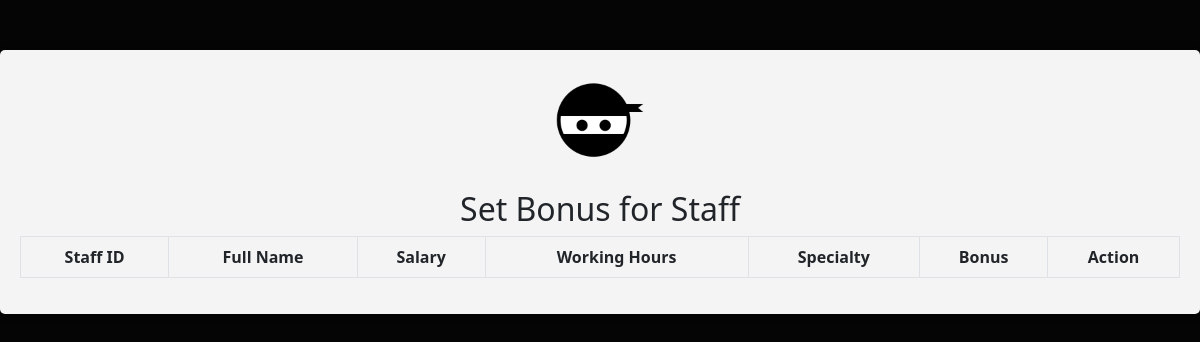
Page /manager/setbonus.php on the earlier database version.
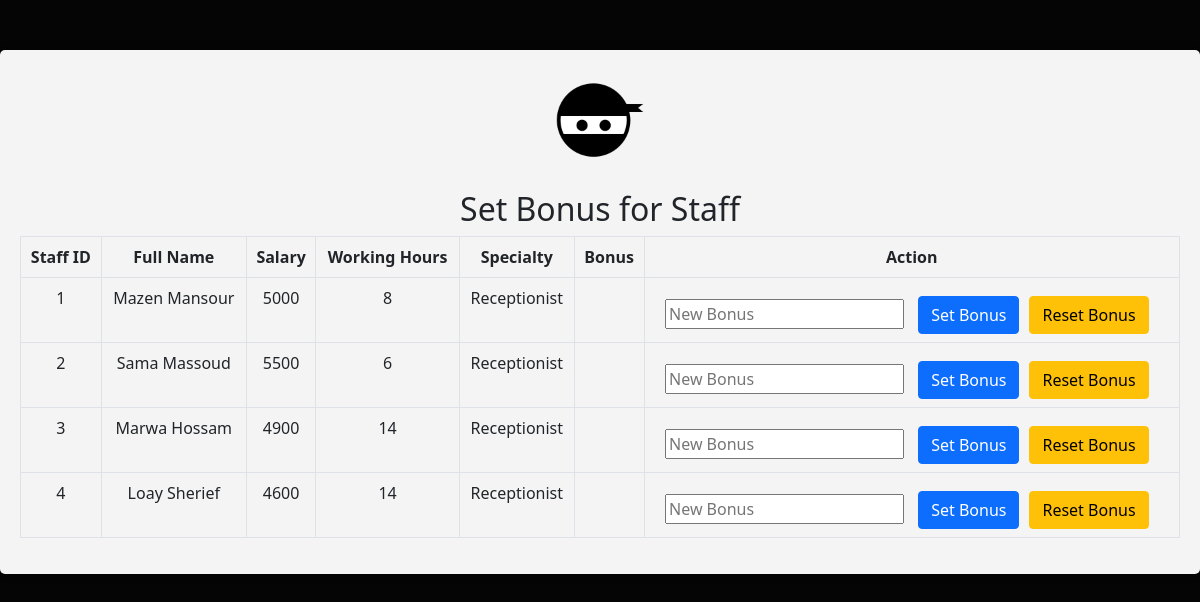
Same page on the later database version.
### tables this page shows
CREATE TABLE `staff` (
  `staff_ID` int(20) NOT NULL,
  `FName` varchar(30) DEFAULT NULL,
  `LName` varchar(20) DEFAULT NULL,
  `age` int(3) DEFAULT NULL,
  `phone_number` int(40) DEFAULT NULL,
  `position` varchar(20) DEFAULT NULL,
  `salary` int(250) DEFAULT NULL,
  `working_hours` int(30) DEFAULT NULL,
  `bonus` int(20) DEFAULT NULL,
  `manager_ID` int(20) NOT NULL,
  `username` varchar(20) NOT NULL,
  `roomservice_ID` int(20) DEFAULT NULL
);

### manager/setbonus.php (the view, shortened to what this page needs)
<?php include '../tools/connection.php'; ?>
<!DOCTYPE html>
<html lang="en">
<head>
    <link rel="stylesheet" href="../css/bootstrap.min.css">
</head>
<body style="background-color: rgb(5,5,5);">
    <?php
        $staffQuery = "SELECT staff_ID, FName, LName, salary, working_hours, bonus, roomservice_ID FROM staff";
        $staffResult = $conn->query($staffQuery);
    ?>
    <div class="container1 text-center">
        <div class="manage-box">
            <img src="../images/ninja.png" alt="ninja Photo" class="manage-img" height="100px">
            <h2>Set Bonus for Staff</h2>
            <table class="table table-bordered">
                <thead>
                    <tr>
                        <th>Staff ID</th>
                        <th>Full Name</th>
                        <th>Salary</th>
                        <th>Working Hours</th>
                        <th>Specialty</th>
                        <th>Bonus</th>
                        <th>Action</th>
                    </tr>
                </thead>
                <tbody>
                    <?php
                        while ($staffRow = $staffResult->fetch_assoc()) {
                            $staffID = $staffRow['staff_ID'];
                            $fullName = $staffRow['FName'] . ' ' . $staffRow['LName'];
                            $salary = $staffRow['salary'];
                            $workingHours = $staffRow['working_hours'];
                            $bonus = $staffRow['bonus'];
                            $roomserviceID = $staffRow['roomservice_ID'];
                            $specialty = ($roomserviceID != null) ? 'RoomService' : 'Receptionist';
                            echo "
                            <tr>
                                <td>$staffID</td>
                                <td>$fullName</td>
                                <td>$salary</td>
                                <td>$workingHours</td>
                                <td>$specialty</td>
                                <td>$bonus</td>
                                <td>
                                    <div class='bonus-form'>
                                        <form action='' method='post'>
                                            <input type='hidden' name='staffID' value='$staffID'>
                                            <input type='number' name='newBonus' placeholder='New Bonus' required>
                                            <input type='submit' class='btn btn-primary' name='setBonus' value='Set Bonus'>
                                        </form>
                                        <form action='' method='post'>
                                            <input type='hidden' name='staffID' value='$staffID'>
                                            <input type='submit' class='btn btn-warning' name='resetBonus' value='Reset Bonus'>
                                        </form>
                                    </div>
                                </td>
                            </tr>
                            ";
                        }
                    ?>
                </tbody>
            </table>
        </div>
    </div>
</body>
</html>

### manager/setbonus.php (style rules this page uses)
.manage-box { background-color: #f4f4f4; padding: 20px; box-shadow: 0 0 10px rgba(0, 0, 0, 0.2); border-radius: 5px; text-align: center; margin-top: 50px; margin-bottom: 50px; }
.manage-img { margin-bottom: 20px; }
.bonus-form { display: flex; align-items: center; justify-content: center; margin-top: 10px; }
.bonus-form input { margin-right: 10px; }

Differences in the rows shown:
added staff: staff_ID "1", fullName "Mazen Mansour", salary "5000", working_hours "8", specialty "Receptionist"
added staff: staff_ID "2", fullName "Sama Massoud", salary "5500", working_hours "6", specialty "Receptionist"
added staff: staff_ID "3", fullName "Marwa Hossam", salary "4900", working_hours "14", specialty "Receptionist"
added staff: staff_ID "4", fullName "Loay Sherief", salary "4600", working_hours "14", specialty "Receptionist"
